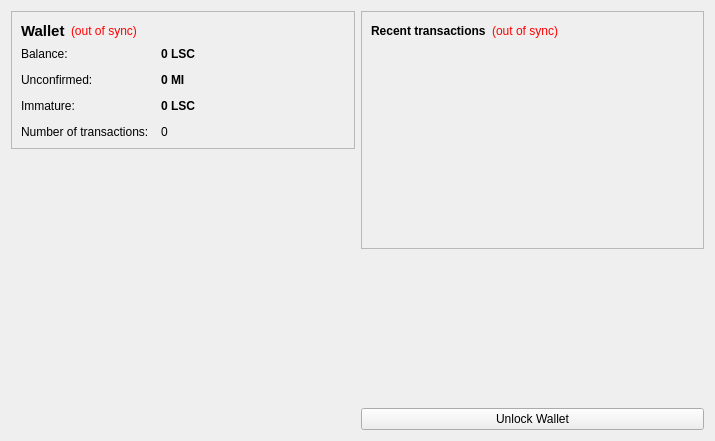
<?xml version="1.0" encoding="UTF-8"?>
<ui version="4.0">
 <class>OverviewPage</class>
 <widget class="QWidget" name="OverviewPage">
  <property name="geometry">
   <rect>
    <x>0</x>
    <y>0</y>
    <width>715</width>
    <height>441</height>
   </rect>
  </property>
  <property name="windowTitle">
   <string>Form</string>
  </property>
  <layout class="QHBoxLayout" name="horizontalLayout" stretch="1,1">
   <item>
    <layout class="QVBoxLayout" name="verticalLayout_2">
     <item>
      <widget class="QFrame" name="frame">
       <property name="frameShape">
        <enum>QFrame::StyledPanel</enum>
       </property>
       <property name="frameShadow">
        <enum>QFrame::Raised</enum>
       </property>
       <layout class="QVBoxLayout" name="verticalLayout_4">
        <item>
         <layout class="QHBoxLayout" name="horizontalLayout_4">
          <item>
           <widget class="QLabel" name="label_5">
            <property name="font">
             <font>
              <pointsize>11</pointsize>
              <weight>75</weight>
              <bold>true</bold>
             </font>
            </property>
            <property name="text">
             <string>Wallet</string>
            </property>
           </widget>
          </item>
          <item>
           <widget class="QLabel" name="labelWalletStatus">
            <property name="toolTip">
             <string>The displayed information may be out of date. Your wallet automatically synchronizes with the BDCoin network after a connection is established, but this process has not completed yet.</string>
            </property>
            <property name="styleSheet">
             <string notr="true">QLabel { color: red; }</string>
            </property>
            <property name="text">
             <string notr="true">(out of sync)</string>
            </property>
            <property name="alignment">
             <set>Qt::AlignLeading|Qt::AlignLeft|Qt::AlignVCenter</set>
            </property>
           </widget>
          </item>
          <item>
           <spacer name="horizontalSpacer_2">
            <property name="orientation">
             <enum>Qt::Horizontal</enum>
            </property>
            <property name="sizeHint" stdset="0">
             <size>
              <width>40</width>
              <height>20</height>
             </size>
            </property>
           </spacer>
          </item>
         </layout>
        </item>
        <item>
         <layout class="QFormLayout" name="formLayout_2">
          <property name="fieldGrowthPolicy">
           <enum>QFormLayout::AllNonFixedFieldsGrow</enum>
          </property>
          <property name="horizontalSpacing">
           <number>12</number>
          </property>
          <property name="verticalSpacing">
           <number>12</number>
          </property>
          <item row="0" column="0">
           <widget class="QLabel" name="label">
            <property name="text">
             <string>Balance:</string>
            </property>
           </widget>
          </item>
          <item row="0" column="1">
           <widget class="QLabel" name="labelBalance">
            <property name="font">
             <font>
              <weight>75</weight>
              <bold>true</bold>
             </font>
            </property>
            <property name="cursor">
             <cursorShape>IBeamCursor</cursorShape>
            </property>
            <property name="toolTip">
             <string>Your current balance</string>
            </property>
            <property name="text">
             <string notr="true">0 LSC</string>
            </property>
            <property name="textInteractionFlags">
             <set>Qt::LinksAccessibleByMouse|Qt::TextSelectableByKeyboard|Qt::TextSelectableByMouse</set>
            </property>
           </widget>
          </item>
          <item row="1" column="0">
           <widget class="QLabel" name="label_3">
            <property name="text">
             <string>Unconfirmed:</string>
            </property>
           </widget>
          </item>
          <item row="1" column="1">
           <widget class="QLabel" name="labelUnconfirmed">
            <property name="font">
             <font>
              <weight>75</weight>
              <bold>true</bold>
             </font>
            </property>
            <property name="cursor">
             <cursorShape>IBeamCursor</cursorShape>
            </property>
            <property name="toolTip">
             <string>Total of transactions that have yet to be confirmed, and do not yet count toward the current balance</string>
            </property>
            <property name="text">
             <string notr="true">0 MI</string>
            </property>
            <property name="textInteractionFlags">
             <set>Qt::LinksAccessibleByMouse|Qt::TextSelectableByKeyboard|Qt::TextSelectableByMouse</set>
            </property>
           </widget>
          </item>
          <item row="2" column="0">
           <widget class="QLabel" name="labelImmatureText">
            <property name="text">
             <string>Immature:</string>
            </property>
           </widget>
          </item>
          <item row="2" column="1">
           <widget class="QLabel" name="labelImmature">
            <property name="font">
             <font>
              <weight>75</weight>
              <bold>true</bold>
             </font>
            </property>
            <property name="toolTip">
             <string>Mined balance that has not yet matured</string>
            </property>
            <property name="text">
             <string notr="true">0 LSC</string>
            </property>
            <property name="textInteractionFlags">
             <set>Qt::LinksAccessibleByMouse|Qt::TextSelectableByKeyboard|Qt::TextSelectableByMouse</set>
            </property>
           </widget>
          </item>
          <item row="3" column="0">
           <widget class="QLabel" name="label_2">
            <property name="text">
             <string>Number of transactions:</string>
            </property>
           </widget>
          </item>
          <item row="3" column="1">
           <widget class="QLabel" name="labelNumTransactions">
            <property name="toolTip">
             <string>Total number of transactions in wallet</string>
            </property>
            <property name="text">
             <string notr="true">0</string>
            </property>
           </widget>
          </item>
         </layout>
        </item>
       </layout>
      </widget>
     </item>
     <item>
      <spacer name="verticalSpacer">
       <property name="orientation">
        <enum>Qt::Vertical</enum>
       </property>
       <property name="sizeHint" stdset="0">
        <size>
         <width>20</width>
         <height>40</height>
        </size>
       </property>
      </spacer>
     </item>
     <item>
      <widget class="QLabel" name="label_6">
       <property name="text">
        <string/>
       </property>
       <property name="pixmap">
        <pixmap resource="../bitcoin.qrc">:/images/backg</pixmap>
       </property>
       <property name="scaledContents">
        <bool>false</bool>
       </property>
       <property name="alignment">
        <set>Qt::AlignCenter</set>
       </property>
       <property name="margin">
        <number>-2</number>
       </property>
      </widget>
     </item>
    </layout>
   </item>
   <item>
    <layout class="QVBoxLayout" name="verticalLayout_3">
     <item>
      <widget class="QFrame" name="frame_2">
       <property name="frameShape">
        <enum>QFrame::StyledPanel</enum>
       </property>
       <property name="frameShadow">
        <enum>QFrame::Raised</enum>
       </property>
       <layout class="QVBoxLayout" name="verticalLayout">
        <item>
         <layout class="QHBoxLayout" name="horizontalLayout_2">
          <item>
           <widget class="QLabel" name="label_4">
            <property name="text">
             <string>&lt;b&gt;Recent transactions&lt;/b&gt;</string>
            </property>
           </widget>
          </item>
          <item>
           <widget class="QLabel" name="labelTransactionsStatus">
            <property name="toolTip">
             <string>The displayed information may be out of date. Your wallet automatically synchronizes with the BDCoin network after a connection is established, but this process has not completed yet.</string>
            </property>
            <property name="styleSheet">
             <string notr="true">QLabel { color: red; }</string>
            </property>
            <property name="text">
             <string notr="true">(out of sync)</string>
            </property>
            <property name="alignment">
             <set>Qt::AlignRight|Qt::AlignTrailing|Qt::AlignVCenter</set>
            </property>
           </widget>
          </item>
          <item>
           <spacer name="horizontalSpacer">
            <property name="orientation">
             <enum>Qt::Horizontal</enum>
            </property>
            <property name="sizeHint" stdset="0">
             <size>
              <width>40</width>
              <height>20</height>
             </size>
            </property>
           </spacer>
          </item>
         </layout>
        </item>
        <item>
         <widget class="QListView" name="listTransactions">
          <property name="styleSheet">
           <string notr="true">QListView { background: transparent; }</string>
          </property>
          <property name="frameShape">
           <enum>QFrame::NoFrame</enum>
          </property>
          <property name="verticalScrollBarPolicy">
           <enum>Qt::ScrollBarAlwaysOff</enum>
          </property>
          <property name="horizontalScrollBarPolicy">
           <enum>Qt::ScrollBarAlwaysOff</enum>
          </property>
          <property name="selectionMode">
           <enum>QAbstractItemView::NoSelection</enum>
          </property>
         </widget>
        </item>
       </layout>
      </widget>
     </item>
     <item>
      <spacer name="verticalSpacer_2">
       <property name="orientation">
        <enum>Qt::Vertical</enum>
       </property>
       <property name="sizeHint" stdset="0">
        <size>
         <width>20</width>
         <height>40</height>
        </size>
       </property>
      </spacer>
     </item>
     <item>
      <widget class="QPushButton" name="unlockWalletButton">
       <property name="text">
        <string>Unlock Wallet</string>
       </property>
      </widget>
     </item>
    </layout>
   </item>
  </layout>
 </widget>
 <resources>
  <include location="../bitcoin.qrc"/>
 </resources>
 <connections/>
</ui>
